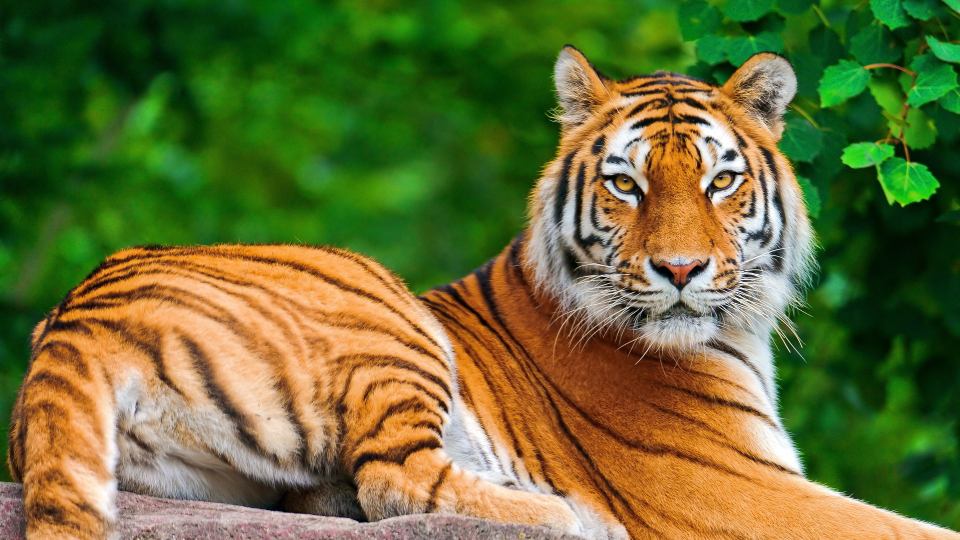
%> input picture Rishi_16/Question 6/img1.jpg, 1920 x 1080 px (shown at 1/2 size)
$ octave Q6_bcd.m   (GNU Octave 9; MATLAB toolbox functions it lacks are replaced by stand-ins)
%> lines starting %> are read from the running program, lines starting %| are printed output that depends on the picture
% Load the image processing package
pkg load image;

% Read an image
img = imread('img1.jpg');
%> img is the input picture: size 1080x1920x3 uint8; mean R, G, B 104.7, 110.1, 54
figure;
imshow(img);
title("Original Image");
% b. Scaling
scaled_img = imresize(img, 2); % Double the size of the image
figure;
imshow(scaled_img);
title("Scaled Image");
% c. Rotation
rotated_img = imrotate(img, 45); % Rotate the image 45 degrees counterclockwise
figure;
imshow(rotated_img);
title("Rotated Image");
% d. Shrinking
shrunk_img = imresize(img, 0.5); % Halve the size of the image
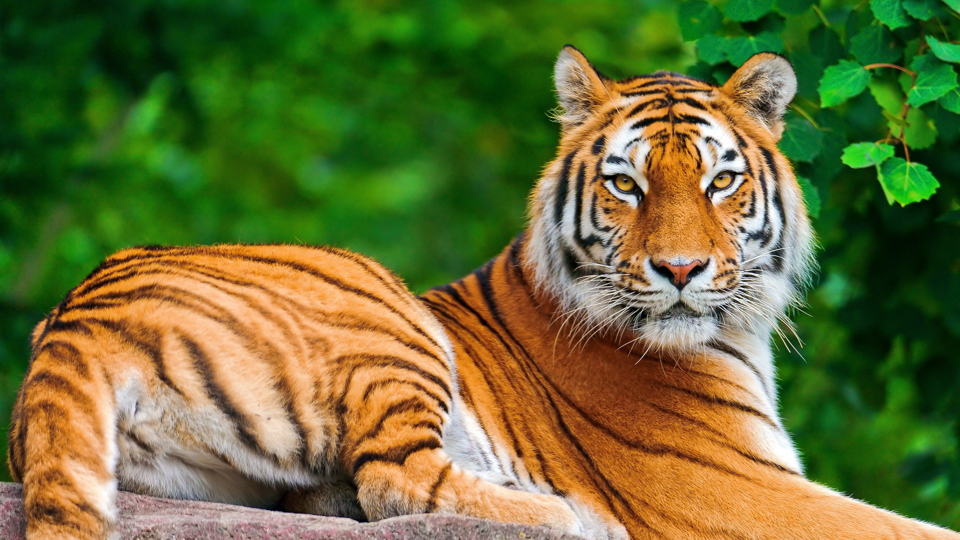
%> shrunk_img: size 540x960x3 uint8; mean R, G, B 104.7, 110.1, 54
figure;
imshow(shrunk_img);
title("Shrunk Image");
% e. Zooming
zoomed_img = imcrop(img, [75 75 150 150]); % Crop a 150x150 pixel square from the image starting at (75,75)
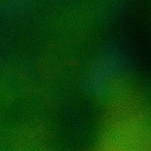
%> zoomed_img: size 151x151x3 uint8; mean R, G, B 10.6, 64.8, 7.8
figure;
imshow(zoomed_img);
title("Zoomed Image");s
%> (this line was passed over: s is not available in this run)
